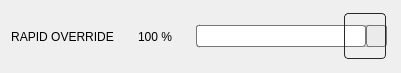
                     <widget class="QWidget" name="horizontalLayoutWidget_3">
                      <property name="geometry">
                       <rect>
                        <x>302</x>
                        <y>80</y>
                        <width>401</width>
                        <height>53</height>
                       </rect>
                      </property>
                      <layout class="QHBoxLayout" name="horizontalLayout_11">
                       <property name="spacing">
                        <number>6</number>
                       </property>
                       <item>
                        <widget class="QLabel" name="label_14">
                         <property name="sizePolicy">
                          <sizepolicy hsizetype="Fixed" vsizetype="Preferred">
                           <horstretch>0</horstretch>
                           <verstretch>0</verstretch>
                          </sizepolicy>
                         </property>
                         <property name="minimumSize">
                          <size>
                           <width>100</width>
                           <height>0</height>
                          </size>
                         </property>
                         <property name="text">
                          <string>RAPID OVERRIDE</string>
                         </property>
                         <property name="alignment">
                          <set>Qt::AlignCenter</set>
                         </property>
                        </widget>
                       </item>
                       <item>
                        <widget class="StatusLabel" name="statuslabel_12">
                         <property name="sizePolicy">
                          <sizepolicy hsizetype="Fixed" vsizetype="Fixed">
                           <horstretch>0</horstretch>
                           <verstretch>0</verstretch>
                          </sizepolicy>
                         </property>
                         <property name="minimumSize">
                          <size>
                           <width>70</width>
                           <height>41</height>
                          </size>
                         </property>
                         <property name="maximumSize">
                          <size>
                           <width>70</width>
                           <height>16777215</height>
                          </size>
                         </property>
                         <property name="text">
                          <string>100 %</string>
                         </property>
                         <property name="alignment">
                          <set>Qt::AlignCenter</set>
                         </property>
                         <property name="textTemplate" stdset="0">
                          <string>%d %%</string>
                         </property>
                         <property name="rapid_override_status" stdset="0">
                          <bool>true</bool>
                         </property>
                        </widget>
                       </item>
                       <item>
                        <widget class="StatusSlider" name="statusslider_2">
                         <property name="sizePolicy">
                          <sizepolicy hsizetype="Fixed" vsizetype="Fixed">
                           <horstretch>0</horstretch>
                           <verstretch>0</verstretch>
                          </sizepolicy>
                         </property>
                         <property name="minimumSize">
                          <size>
                           <width>191</width>
                           <height>51</height>
                          </size>
                         </property>
                         <property name="styleSheet">
                          <string notr="true">QSlider::groove:horizontal {
border: 1px solid #bbb;
background: white;
height: 20px;
border-radius: 3px;
}

QSlider::sub-page:horizontal {
background: qlineargradient(x1: 0, y1: 0,    x2: 0, y2: 1,
    stop: 0 #66e, stop: 1 #bbf);
background: qlineargradient(x1: 0, y1: 0.2, x2: 1, y2: 1,
    stop: 0 #bbf, stop: 1 #55f);
border: 1px solid #777;
height: 20px;
border-radius: 3px;
}

QSlider::add-page:horizontal {
background: rgb(235, 235, 235);
border: 1px solid #777;
height: 20px;
border-radius: 3px;
}

QSlider::handle:horizontal {
background: qlineargradient(spread:reflect, x1:0, y1:0, x2:1, y2:0, stop:0 rgba(255, 255, 255, 255), stop:0.1 rgba(60, 60, 60, 255), stop:0.21 rgba(60, 60, 60, 255), stop:0.25 rgba(255, 255, 255, 255), stop:0.29 rgba(60, 60, 60, 255), stop:0.46 rgba(60, 60, 60, 255), stop:0.5 rgba(255, 255, 255, 255), stop:0.54 rgba(60, 60, 60, 255), stop:0.71 rgba(60, 60, 60, 255), stop:0.75 rgba(255, 255, 255, 255), stop:0.79 rgba(60, 60, 60, 255), stop:0.9 rgba(60, 60, 60, 255), stop:1 rgba(255, 255, 255, 255));
border: 1px solid #777;
border-color: rgba(40, 40, 40, 255);
width: 40px;
margin-top: -13px;
margin-bottom: -13px;
border-radius: 4px;
}

QSlider::handle:horizontal:hover {
background: qlineargradient(spread:reflect, x1:0, y1:0, x2:1, y2:0, stop:0 rgba(255, 255, 255, 255), stop:0.1 rgba(60, 60, 60, 255), stop:0.21 rgba(60, 60, 60, 255), stop:0.25 rgba(255, 255, 255, 255), stop:0.29 rgba(60, 60, 60, 255), stop:0.46 rgba(60, 60, 60, 255), stop:0.5 rgba(255, 255, 255, 255), stop:0.54 rgba(60, 60, 60, 255), stop:0.71 rgba(60, 60, 60, 255), stop:0.75 rgba(255, 255, 255, 255), stop:0.79 rgba(60, 60, 60, 255), stop:0.9 rgba(60, 60, 60, 255), stop:1 rgba(255, 255, 255, 255));
border: 1px solid #444;
border-color: rgb(241, 239, 237);
border-radius: 4px;
}

QSlider::sub-page:horizontal:disabled {
background: #bbb;
border-color: #999;
}

QSlider::add-page:horizontal:disabled {
background: #eee;
border-color: #999;
}

QSlider::handle:horizontal:disabled {
background: #eee;
border: 1px solid #aaa;
border-radius: 4px;
}</string>
                         </property>
                         <property name="value">
                          <number>99</number>
                         </property>
                         <property name="orientation">
                          <enum>Qt::Horizontal</enum>
                         </property>
                        </widget>
                       </item>
                      </layout>
                     </widget>
